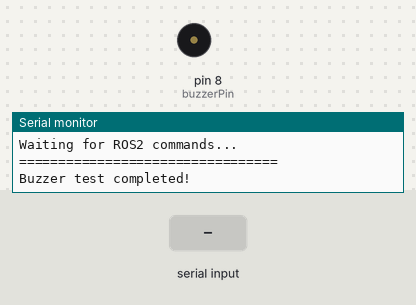
A sketch run on a simulated Arduino Uno, built with avr-gcc and run on an emulated ATmega328P. On the bench: buzzer (waves = sounding, pin HIGH), the last lines printed to the serial monitor. The inputs (shaded band) are chosen by the test bench.

Above: at 1.7 s.
1.8 s: "1" received over Serial
At 2.5 s:
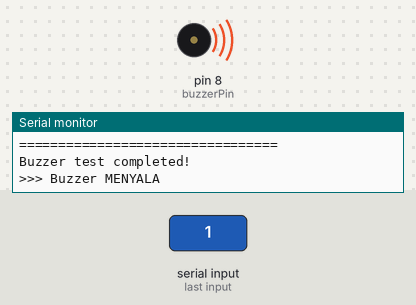
3.3 s: "0" received over Serial
At 3.6 s:
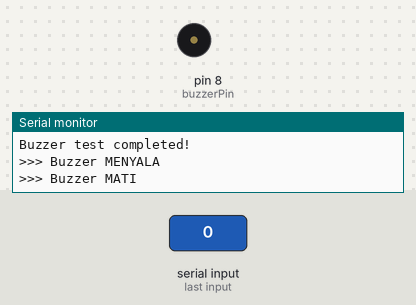
Timing chart, 0 to 6.3 s (numbered marks = the images above; inputs shaded):
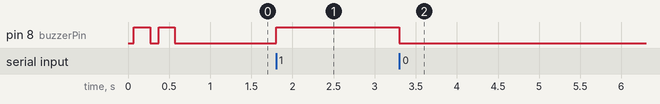

The sketch:

buzzer_control.ino
```cpp
/*
 * Proyek Robotika Medis - Sistem Kendali Buzzer ROS2
 *
 * Program Arduino untuk mengontrol buzzer berdasarkan perintah
 * dari ROS2 Node Subscriber melalui komunikasi serial
 *
 * Mata Kuliah: Robotika Medis (BM25-41203)
 * Program Studi: Teknik Biomedis
 *
 * Hardware:
 * - Arduino Uno/Nano
 * - Buzzer (passive atau active)
 * - Kabel jumper
 *
 * Koneksi:
 * - Buzzer (+) → Pin Digital 8
 * - Buzzer (-) → GND
 *
 * Protokol Komunikasi:
 * - Baud Rate: 9600 bps
 * - Perintah '1' = Buzzer ON (HIGH)
 * - Perintah '0' = Buzzer OFF (LOW)
 */

// Pin untuk buzzer
const int buzzerPin = 8;

void setup() {
  // Set pin buzzer sebagai output
  pinMode(buzzerPin, OUTPUT);

  // Inisialisasi komunikasi serial dengan baud rate 9600
  Serial.begin(9600);

  // Pastikan buzzer mati di awal
  digitalWrite(buzzerPin, LOW);

  // Indikator Arduino siap menerima perintah
  Serial.println("=================================");
  Serial.println("Arduino Buzzer Controller Ready");
  Serial.println("Waiting for ROS2 commands...");
  Serial.println("=================================");

  // Tes buzzer (beep singkat) untuk memastikan buzzer berfungsi
  digitalWrite(buzzerPin, HIGH);
  delay(200);
  digitalWrite(buzzerPin, LOW);
  delay(100);
  digitalWrite(buzzerPin, HIGH);
  delay(200);
  digitalWrite(buzzerPin, LOW);

  Serial.println("Buzzer test completed!");
}

void loop() {
  // Cek apakah ada data dari serial (dari ROS2)
  if (Serial.available() > 0) {
    // Baca karakter yang dikirim
    char data = Serial.read();

    // Perintah '1' = Buzzer ON
    if (data == '1') {
      digitalWrite(buzzerPin, HIGH);
      Serial.println(">>> Buzzer MENYALA");
    }
    // Perintah '0' = Buzzer OFF
    else if (data == '0') {
      digitalWrite(buzzerPin, LOW);
      Serial.println(">>> Buzzer MATI");
    }
    // Perintah tidak dikenali
    else {
      Serial.print(">>> Perintah tidak valid: ");
      Serial.println(data);
    }
  }
}
```

Measured:
- after the input at 1.8 s, pin 8 (buzzerPin): LOW → HIGH at once
- after the input at 3.3 s, pin 8 (buzzerPin): HIGH → LOW at once
